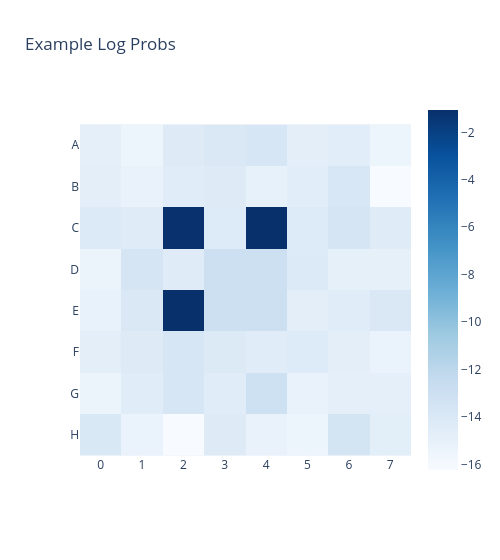

Notebook code for this chart:
### Markdown cell above
Note that we can convert each of our logprob vectors (which have shape `(61,)`) into a board state tensor of shape `(8, 8)` (we put very negative values in the 4 middle squares) via some clever indexing. Then, we can plot the results using a helper function `utils.plot_board_values` we've written for you. Since you'll be using this function a lot in subsequent exercises, we'll go through the important arguments here:

- `state`: a tensor of shape `(*N, 8, 8)`, where `*N` is any number of batch dimensions. For each `N` tensors, we'll visualize a single 8x8 grid. If the shape is `(8, 8)` then we'll plot a single board.
- `board_titles`: if plotting multiple boards (i.e. `N > 1`) then we can use this argument to label each of them.
- `boards_per_row`: if plotting multiple boards, we can set this many boards per row.
- `text`: an optional list of strings with the same shape as `state`, which we can use to annotate the boards. Also fine for it to be broadcastable to the shape of `state` (e.g. it can be `(8, 8)` even if `state` is 3D).
- `kwargs`: other arguments get passed into `px.imshow` (e.g. `title`, `width` and `height`)

Understanding exactly how this function works isn't important, since you can always copy and paste code from one of the following examples if you forget how to use it!

### Code cell
MIDDLE_SQUARES = [27, 28, 35, 36]
ALL_SQUARES = [i for i in range(64) if i not in MIDDLE_SQUARES]

logprobs_board = t.full(size=(8, 8), fill_value=-13.0, device=device)
logprobs_board.flatten()[ALL_SQUARES] = logprobs[0, 0, 1:]  # the [1:] is to filter out logits for the "pass" move

utils.plot_board_values(logprobs_board, title="Example Log Probs", width=500)

### Figure 1 — Plotly figure (JSON) as saved in the notebook; plotly's stock layout.template omitted (floating-point values rounded to 4 significant figures)
{"data": [{"coloraxis": "coloraxis", "hovertemplate": "x: %{x}<br>y: %{y}<br>color: %{z}<extra></extra>", "name": "0", "type": "heatmap", "x": ["0", "1", "2", "3", "4", "5", "6", "7"], "xaxis": "x", "y": ["A", "B", "C", "D", "E", "F", "G", "H"], "yaxis": "y", "z": [[-14.76, -15.5, -14.36, -14.0, -13.7, -14.69, -14.59, -15.49], [-14.68, -15.2, -14.51, -14.35, -15.05, -14.54, -13.86, -16.24], [-14.16, -14.42, -1.133, -14.28, -1.059, -14.25, -13.61, -14.44], [-15.36, -13.63, -14.45, -13, -13, -14.16, -14.9, -14.88], [-15.11, -14.02, -1.105, -13, -13, -14.72, -14.46, -14.03], [-14.69, -14.34, -13.73, -14.17, -14.5, -14.24, -14.75, -15.23], [-15.33, -14.49, -13.8, -14.46, -13.1, -15.15, -14.85, -14.8], [-13.97, -15.24, -16.24, -14.3, -15.19, -15.5, -13.47, -14.68]]}], "layout": {"coloraxis": {"colorscale": [[0, "rgb(247,251,255)"], [0.125, "rgb(222,235,247)"], [0.25, "rgb(198,219,239)"], [0.375, "rgb(158,202,225)"], [0.5, "rgb(107,174,214)"], [0.625, "rgb(66,146,198)"], [0.75, "rgb(33,113,181)"], [0.875, "rgb(8,81,156)"], [1, "rgb(8,48,107)"]]}, "title": {"text": "Example Log Probs"}, "width": 500, "xaxis": {"anchor": "y", "constrain": "domain", "domain": [0, 1], "scaleanchor": "y"}, "yaxis": {"anchor": "x", "autorange": "reversed", "constrain": "domain", "domain": [0, 1]}}}
